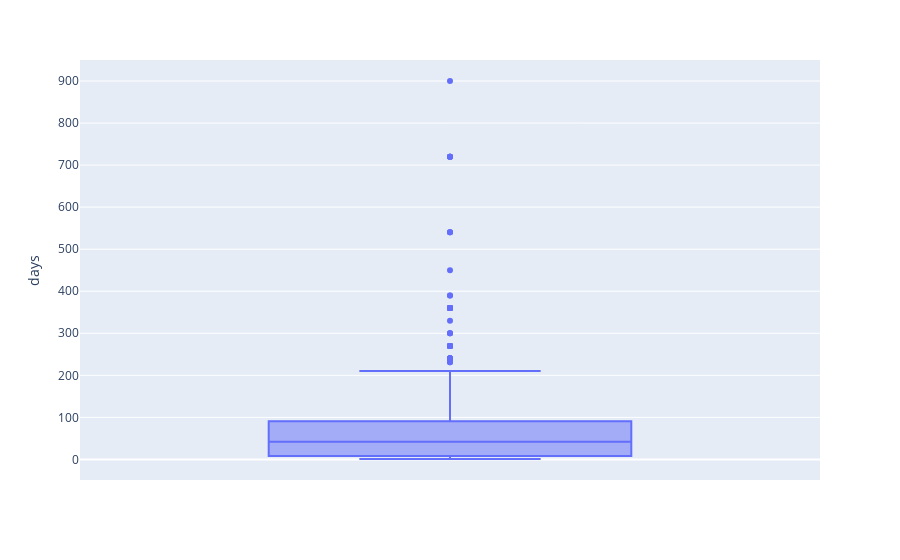

Notebook code for this chart:
### Code cell
px.box(coursesdf, y='days')

### Figure 1 — Plotly figure (JSON) as saved in the notebook; plotly's stock layout.template omitted (floating-point values rounded to 4 significant figures; data arrays with more than 128 entries replaced by an {"elided": "..."} marker saying what was removed)
{"data": [{"alignmentgroup": "True", "hovertemplate": "days=%{y}<extra></extra>", "legendgroup": "", "marker": {"color": "#636efa"}, "name": "", "notched": false, "offsetgroup": "", "orientation": "v", "showlegend": false, "type": "box", "x0": " ", "xaxis": "x", "y": {"elided": "465 int values"}, "y0": " ", "yaxis": "y"}], "layout": {"boxmode": "group", "legend": {"tracegroupgap": 0}, "margin": {"t": 60}, "xaxis": {"anchor": "y", "domain": [0, 1]}, "yaxis": {"anchor": "x", "domain": [0, 1], "title": {"text": "days"}}}}
